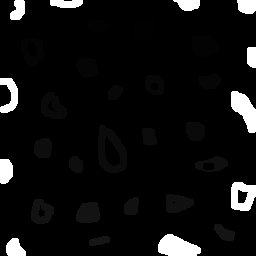
//> input picture exercicio_11/bolhas2.png, 256 x 256 px
$ ./newlabeling bolhas2.png   (built with g++ and OpenCV 4)
//> lines starting //> are read from the running program, lines starting //| are printed output that depends on the picture; after the words box and inside, x2 and y2 are one past the last pixel; in counts of white or black regions, pixels touching at a corner belong together
#include <iostream>
#include <opencv2/opencv.hpp>

using namespace cv;

int main(int argc, char** argv) {
    cv::Mat image, realce;
    int width, height;
    int nobjects = 0, nholeObjects = 0;

    cv::Point p;
    image = cv::imread(argv[1], cv::IMREAD_GRAYSCALE);
//> image is the input picture: 256 rows x 256 cols, CV_8UC1; min 0, max 255, mean 15.9

    if (!image.data) {
        std::cout << "Imagem não carregou corretamente\n";
        return -1;
    }

    width = image.cols;
//> width = 256
    height = image.rows;
//> height = 256
    std::cout << width << "x" << height << std::endl;
//| 256x256

    // Preenchendo bolhas na borda com um valor temporário
    for (int i = 0; i < width; i++) {
        if (image.at<uchar>(0, i) == 255) {
            floodFill(image, cv::Point(i, 0), 128);
        }
        if (image.at<uchar>(height - 1, i) == 255) {
            floodFill(image, cv::Point(i, height - 1), 128);
        }
    }
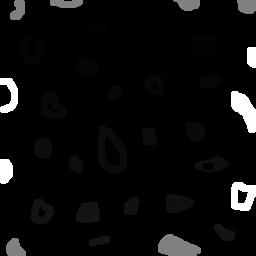
//> image: 256 rows x 256 cols, CV_8UC1; 2.8% of pixels changed, all inside (x1, y1, x2, y2) = (6, 0, 256, 256)
    for (int i = 0; i < height; i++) {
        if (image.at<uchar>(i, 0) == 255) {
            floodFill(image, cv::Point(0, i), 128);
        }
        if (image.at<uchar>(i, width - 1) == 255) {
            floodFill(image, cv::Point(width - 1, i), 128);
        }
    }
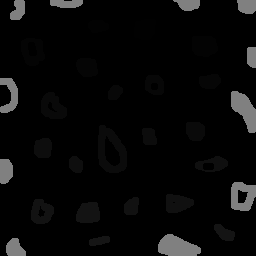
//> image: 256 rows x 256 cols, CV_8UC1; 2.99% of pixels changed, all inside (x1, y1, x2, y2) = (0, 47, 256, 211)

    // Detectando bolhas e separando com e sem buracos
    for (int i = 1; i < height - 1; i++) {
        for (int j = 1; j < width - 1; j++) {
            if (image.at<uchar>(i, j) == 255) {
                // Encontrou uma bolha
                nobjects++;
                p.x = j;
                p.y = i;
                // Marca a bolha com o número atual de objetos
                floodFill(image, p, nobjects);

                // Verifica se a bolha contém buracos
                bool hasHole = false;
                for (int y = 1; y < height - 1; y++) {
                    for (int x = 1; x < width - 1; x++) {
                        if (image.at<uchar>(y, x) == 0) {  // Um possível buraco dentro da bolha
                            if (floodFill(image, cv::Point(x, y), 200) > 0) { // Marca o buraco temporariamente
                                hasHole = true;
                            }
                        }
                    }
                }

                if (hasHole) {
                    nholeObjects++;
                }
            }
        }
    }
//> after the loop, nobjects = 0; nholeObjects = 0

    std::cout << "A figura tem " << nobjects << " bolhas\n";
//| A figura tem 0 bolhas
    std::cout << nholeObjects << " bolhas possuem buracos\n";
//| 0 bolhas possuem buracos

    // Restaurar os valores de borda temporários para branco (255) e buracos para preto (0)
    for (int i = 0; i < height; i++) {
        for (int j = 0; j < width; j++) {
            if (image.at<uchar>(i, j) == 128) image.at<uchar>(i, j) = 255;
            if (image.at<uchar>(i, j) == 200) image.at<uchar>(i, j) = 0;
        }
    }

    cv::imshow("image", image);
    cv::imwrite("labeling.png", image);
    cv::waitKey();
    return 0;
}
